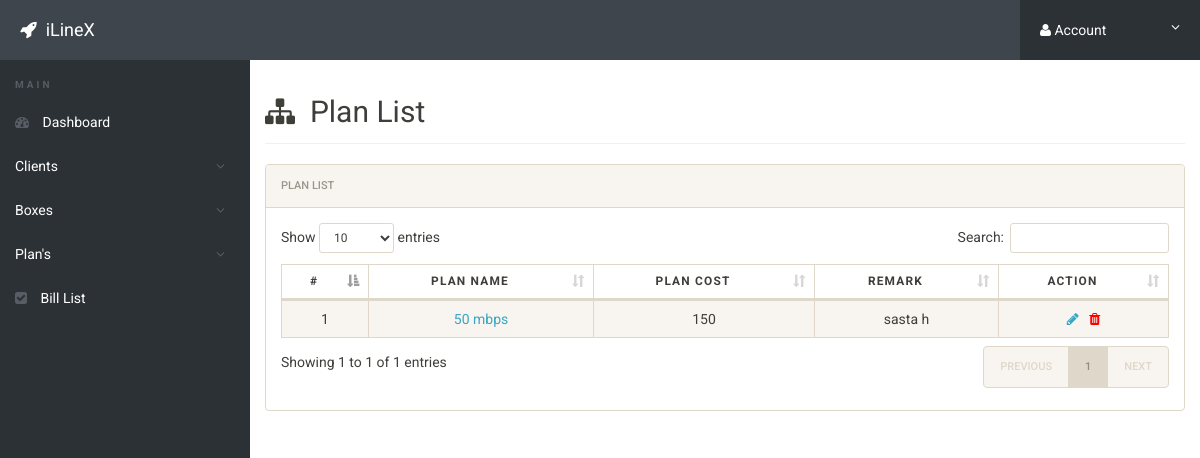
/plan_list.php (signed in), run on the app's committed database.
### tables this page shows
CREATE TABLE `plans` (
  `id` int(11) NOT NULL,
  `plan_name` varchar(200) NOT NULL,
  `plan_cost` int(5) NOT NULL,
  `remark` varchar(500) DEFAULT NULL
);

### plan_list.php (the view, shortened to what this page needs)
<?php
include('includes/config.php');
if(strlen($_SESSION['alogin'])==0)
	{
header('location:index.php');
}
else{
 ?>
<!doctype html>
<html lang="en" class="no-js">
<head>
	<link rel="stylesheet" href="css/font-awesome.min.css">
	<link rel="stylesheet" href="css/bootstrap.min.css">
	<link rel="stylesheet" href="css/dataTables.bootstrap.min.css">
	<link rel="stylesheet" href="css/bootstrap-social.css">
	<link rel="stylesheet" href="css/bootstrap-select.css">
	<link rel="stylesheet" href="css/fileinput.min.css">
	<link rel="stylesheet" href="css/awesome-bootstrap-checkbox.css">
	<link rel="stylesheet" href="css/style.css">
	<link rel="stylesheet" href="css/table.css">
</head>
<body>
	<?php include('includes/header.php');?>
	<div class="ts-main-content">
		<?php include('includes/leftbar.php');?>
		<div class="content-wrapper">
			<div class="container-fluid">
				<div class="row">
					<div class="col-md-12">
						<h2 class="page-title"><i class="fa fa-sitemap"></i> &nbsp;Plan List</h2>
						<div class="panel panel-default">
							<div class="panel-heading">Plan List</div>
							<div class="panel-body">
								<table id="zctb" class="display table table-striped table-bordered table-hover" cellspacing="0" width="100%">
									<thead>
										<tr>
										<th scope="col">#</th>
                                                <th scope="col">Plan Name</th>
                                                <th scope="col">Plan Cost</th>
												<th scope="col">Remark</th>
											<th scope="col">Action</th>
										</tr>
									</thead>
									<tbody>
<?php $sql = "SELECT id,plan_name,plan_cost,remark from plans ORDER BY plan_cost ";
$query = $dbh -> prepare($sql);
$query->execute();
$results=$query->fetchAll(PDO::FETCH_OBJ);
$cnt=1;
if($query->rowCount() > 0)
{
foreach($results as $result)
{				?>
										<tr>
											<td data-label="#"><?php echo htmlentities($cnt);?></td>
														<td data-label="Plan Name"><a href="plan_view.php?cid=<?php echo $result->id;?>">
														<?php echo htmlentities($result->plan_name); ?></a></td>
                                            <td data-label="Plan Cost"><?php echo htmlentities($result->plan_cost);?></td>
                                            <td data-label="Remark"><?php echo htmlentities($result->remark);?></td>
<td data-label="Action">
<a href="plan_edit.php?edit=<?php echo $result->id;?>" onclick="return confirm('Do you want to Edit');">&nbsp; <i class="fa fa-pencil"></i></a>&nbsp;&nbsp;
<a href="clientlist.php?del=<?php echo $result->id;?>" onclick="return confirm('Do you want to Delete');"><i class="fa fa-trash" style="color:red"></i></a>&nbsp;&nbsp;
</td>
										</tr>
										<?php $cnt=$cnt+1; }} ?>
									</tbody>
								</table>
							</div>
						</div>
					</div>
				</div>
			</div>
		</div>
	</div>
</body>
</html>
<?php } ?>

### css/style.css (style rules this page uses)
html { font-size: 14px; }
@media only screen and (min-width: 480px) { html { font-size: 17px; } }
@media only screen and (min-width: 768px) { html { font-size: 14px; } }
body { font-size: 1em; }
a { color: #37a6c4; }
.panel { overflow: hidden; }
.page-title { padding-bottom: 15px; margin-bottom: 20px; border-bottom: 1px solid #f0f0f0; }
.ts-main-content .content-wrapper { padding-top: 15px; margin-top: 60px; }
@media only screen and (min-width: 992px) { .ts-main-content .content-wrapper { margin-left: 250px; } }

### css/table.css (style rules this page uses)
table { border: 1px solid #ccc; border-collapse: collapse; margin: 0; padding: 0; width: 100%; table-layout: auto; }
table tr { background-color: #FFFFFF; border: 1px solid #ddd; padding: .35em; }
table th, table td { padding: .625em; text-align: center; }
table th { font-size: .85em; letter-spacing: .1em; text-transform: uppercase; }

### data on the page
plans: plan_name "50 mbps", plan_cost "150", remark "sasta h"
